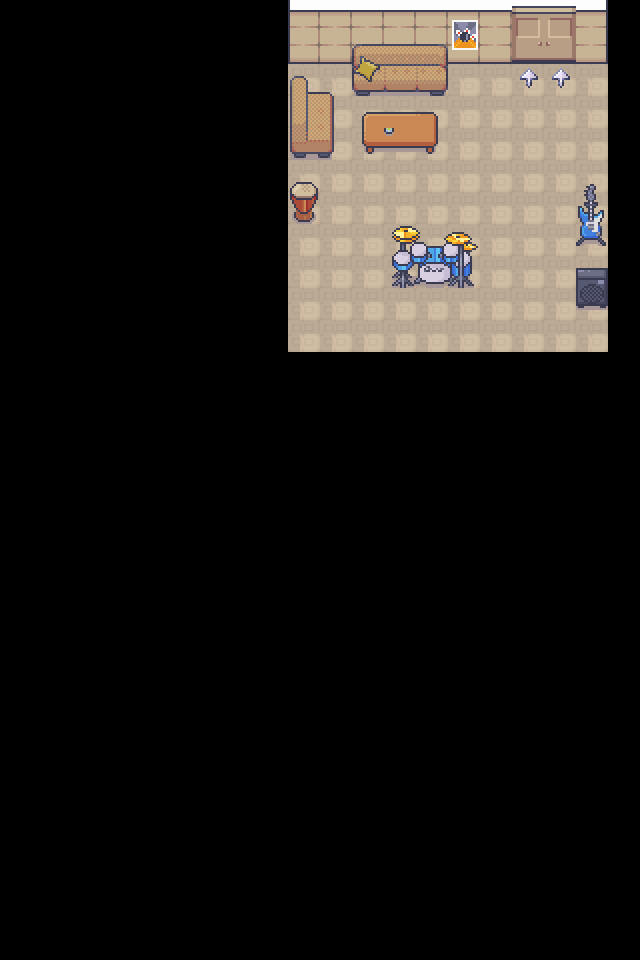

This is a level from a 2D game, rendered from its Tiled map with the project's own tilesets. A one-line summary and the complete map file follow:
An orthogonal 20x30 tile map with 32x32 px tiles, 4 tile layers (base_1, base_2, base_3, top), 3 tilesets and 15 objects (12x obstacle, 2x mob, shifter).

<map version="1.4" tiledversion="1.4.3" orientation="orthogonal" renderorder="right-down" width="20" height="30" tilewidth="32" tileheight="32" infinite="0" nextlayerid="6" nextobjectid="18">
 <tileset firstgid="1" source="tilesets/Tilesets_32x32.tsx" />
 <tileset firstgid="2321" source="tilesets/Interiors_32x32.tsx" />
 <tileset firstgid="9633" source="tilesets/UI_32x32.tsx" />
 <layer id="1" name="base_1" width="20" height="30">
  <data encoding="csv">
0,0,0,0,0,0,0,0,0,2028,2029,2029,2029,2029,2029,2029,2029,2029,2030,0,
0,0,0,0,0,0,0,0,0,2068,2069,2069,2069,2069,2069,2069,2069,2069,2070,0,
0,0,0,0,0,0,0,0,0,2184,2184,2184,2184,2184,2184,2184,2184,2184,2184,0,
0,0,0,0,0,0,0,0,0,2184,2184,2184,2184,2184,2184,2184,2184,2184,2184,0,
0,0,0,0,0,0,0,0,0,2184,2184,2184,2184,2184,2184,2184,2184,2184,2184,0,
0,0,0,0,0,0,0,0,0,2184,2184,2184,2184,2184,2184,2184,2184,2184,2184,0,
0,0,0,0,0,0,0,0,0,2184,2184,2184,2184,2184,2184,2184,2184,2184,2184,0,
0,0,0,0,0,0,0,0,0,2184,2184,2184,2184,2184,2184,2184,2184,2184,2184,0,
0,0,0,0,0,0,0,0,0,2184,2184,2184,2184,2184,2184,2184,2184,2184,2184,0,
0,0,0,0,0,0,0,0,0,2184,2184,2184,2184,2184,2184,2184,2184,2184,2184,0,
0,0,0,0,0,0,0,0,0,2184,2184,2184,2184,2184,2184,2184,2184,2184,2184,0,
0,0,0,0,0,0,0,0,0,0,0,0,0,0,0,0,0,0,0,0,
0,0,0,0,0,0,0,0,0,0,0,0,0,0,0,0,0,0,0,0,
0,0,0,0,0,0,0,0,0,0,0,0,0,0,0,0,0,0,0,0,
0,0,0,0,0,0,0,0,0,0,0,0,0,0,0,0,0,0,0,0,
0,0,0,0,0,0,0,0,0,0,0,0,0,0,0,0,0,0,0,0,
0,0,0,0,0,0,0,0,0,0,0,0,0,0,0,0,0,0,0,0,
0,0,0,0,0,0,0,0,0,0,0,0,0,0,0,0,0,0,0,0,
0,0,0,0,0,0,0,0,0,0,0,0,0,0,0,0,0,0,0,0,
0,0,0,0,0,0,0,0,0,0,0,0,0,0,0,0,0,0,0,0,
0,0,0,0,0,0,0,0,0,0,0,0,0,0,0,0,0,0,0,0,
0,0,0,0,0,0,0,0,0,0,0,0,0,0,0,0,0,0,0,0,
0,0,0,0,0,0,0,0,0,0,0,0,0,0,0,0,0,0,0,0,
0,0,0,0,0,0,0,0,0,0,0,0,0,0,0,0,0,0,0,0,
0,0,0,0,0,0,0,0,0,0,0,0,0,0,0,0,0,0,0,0,
0,0,0,0,0,0,0,0,0,0,0,0,0,0,0,0,0,0,0,0,
0,0,0,0,0,0,0,0,0,0,0,0,0,0,0,0,0,0,0,0,
0,0,0,0,0,0,0,0,0,0,0,0,0,0,0,0,0,0,0,0,
0,0,0,0,0,0,0,0,0,0,0,0,0,0,0,0,0,0,0,0,
0,0,0,0,0,0,0,0,0,0,0,0,0,0,0,0,0,0,0,0
</data>
 </layer>
 <layer id="2" name="base_2" width="20" height="30">
  <data encoding="csv">
0,0,0,0,0,0,0,0,0,0,0,0,0,0,3568,0,5764,2147489412,0,0,
0,0,0,0,0,0,0,0,0,0,0,7786,7788,7787,3584,0,5780,2147489428,0,0,
0,0,0,0,0,0,0,0,0,7854,7855,7802,7804,7803,0,0,9644,9644,0,0,
0,0,0,0,0,0,0,0,0,7870,7871,0,0,0,0,0,0,0,0,0,
0,0,0,0,0,0,0,0,0,7886,7887,2552,2553,2554,0,0,0,0,0,0,
0,0,0,0,0,0,0,0,0,0,0,0,0,0,0,0,0,0,0,0,
0,0,0,0,0,0,0,0,0,3456,0,0,0,0,0,0,0,0,0,0,
0,0,0,0,0,0,0,0,0,0,0,0,0,0,0,0,0,0,3323,0,
0,0,0,0,0,0,0,0,0,0,0,0,3556,3557,3558,0,0,0,0,0,
0,0,0,0,0,0,0,0,0,0,0,0,0,0,0,0,0,0,3488,0,
0,0,0,0,0,0,0,0,0,0,0,0,0,0,0,0,0,0,0,0,
0,0,0,0,0,0,0,0,0,0,0,0,0,0,0,0,0,0,0,0,
0,0,0,0,0,0,0,0,0,0,0,0,0,0,0,0,0,0,0,0,
0,0,0,0,0,0,0,0,0,0,0,0,0,0,0,0,0,0,0,0,
0,0,0,0,0,0,0,0,0,0,0,0,0,0,0,0,0,0,0,0,
0,0,0,0,0,0,0,0,0,0,0,0,0,0,0,0,0,0,0,0,
0,0,0,0,0,0,0,0,0,0,0,0,0,0,0,0,0,0,0,0,
0,0,0,0,0,0,0,0,0,0,0,0,0,0,0,0,0,0,0,0,
0,0,0,0,0,0,0,0,0,0,0,0,0,0,0,0,0,0,0,0,
0,0,0,0,0,0,0,0,0,0,0,0,0,0,0,0,0,0,0,0,
0,0,0,0,0,0,0,0,0,0,0,0,0,0,0,0,0,0,0,0,
0,0,0,0,0,0,0,0,0,0,0,0,0,0,0,0,0,0,0,0,
0,0,0,0,0,0,0,0,0,0,0,0,0,0,0,0,0,0,0,0,
0,0,0,0,0,0,0,0,0,0,0,0,0,0,0,0,0,0,0,0,
0,0,0,0,0,0,0,0,0,0,0,0,0,0,0,0,0,0,0,0,
0,0,0,0,0,0,0,0,0,0,0,0,0,0,0,0,0,0,0,0,
0,0,0,0,0,0,0,0,0,0,0,0,0,0,0,0,0,0,0,0,
0,0,0,0,0,0,0,0,0,0,0,0,0,0,0,0,0,0,0,0,
0,0,0,0,0,0,0,0,0,0,0,0,0,0,0,0,0,0,0,0,
0,0,0,0,0,0,0,0,0,0,0,0,0,0,0,0,0,0,0,0
</data>
 </layer>
 <layer id="3" name="base_3" width="20" height="30">
  <data encoding="csv">
0,0,0,0,0,0,0,0,0,0,0,0,0,0,0,0,0,0,0,0,
0,0,0,0,0,0,0,0,0,0,0,7789,0,0,0,0,0,0,0,0,
0,0,0,0,0,0,0,0,0,0,0,7805,0,0,0,0,0,0,0,0,
0,0,0,0,0,0,0,0,0,0,0,0,8151,0,0,0,0,0,0,0,
0,0,0,0,0,0,0,0,0,0,0,0,8167,0,0,0,0,0,0,0,
0,0,0,0,0,0,0,0,0,0,0,0,0,0,0,0,0,0,0,0,
0,0,0,0,0,0,0,0,0,0,0,0,0,0,0,0,0,0,0,0,
0,0,0,0,0,0,0,0,0,0,0,0,0,0,0,0,0,0,0,0,
0,0,0,0,0,0,0,0,0,0,0,0,0,0,0,0,0,0,0,0,
0,0,0,0,0,0,0,0,0,0,0,0,0,0,0,0,0,0,0,0,
0,0,0,0,0,0,0,0,0,0,0,0,0,0,0,0,0,0,0,0,
0,0,0,0,0,0,0,0,0,0,0,0,0,0,0,0,0,0,0,0,
0,0,0,0,0,0,0,0,0,0,0,0,0,0,0,0,0,0,0,0,
0,0,0,0,0,0,0,0,0,0,0,0,0,0,0,0,0,0,0,0,
0,0,0,0,0,0,0,0,0,0,0,0,0,0,0,0,0,0,0,0,
0,0,0,0,0,0,0,0,0,0,0,0,0,0,0,0,0,0,0,0,
0,0,0,0,0,0,0,0,0,0,0,0,0,0,0,0,0,0,0,0,
0,0,0,0,0,0,0,0,0,0,0,0,0,0,0,0,0,0,0,0,
0,0,0,0,0,0,0,0,0,0,0,0,0,0,0,0,0,0,0,0,
0,0,0,0,0,0,0,0,0,0,0,0,0,0,0,0,0,0,0,0,
0,0,0,0,0,0,0,0,0,0,0,0,0,0,0,0,0,0,0,0,
0,0,0,0,0,0,0,0,0,0,0,0,0,0,0,0,0,0,0,0,
0,0,0,0,0,0,0,0,0,0,0,0,0,0,0,0,0,0,0,0,
0,0,0,0,0,0,0,0,0,0,0,0,0,0,0,0,0,0,0,0,
0,0,0,0,0,0,0,0,0,0,0,0,0,0,0,0,0,0,0,0,
0,0,0,0,0,0,0,0,0,0,0,0,0,0,0,0,0,0,0,0,
0,0,0,0,0,0,0,0,0,0,0,0,0,0,0,0,0,0,0,0,
0,0,0,0,0,0,0,0,0,0,0,0,0,0,0,0,0,0,0,0,
0,0,0,0,0,0,0,0,0,0,0,0,0,0,0,0,0,0,0,0,
0,0,0,0,0,0,0,0,0,0,0,0,0,0,0,0,0,0,0,0
</data>
 </layer>
 <layer id="5" name="top" width="20" height="30">
  <data encoding="csv">
0,0,0,0,0,0,0,0,0,0,0,0,0,0,0,0,0,0,0,0,
0,0,0,0,0,0,0,0,0,0,0,0,0,0,0,0,0,0,0,0,
0,0,0,0,0,0,0,0,0,0,0,0,0,0,0,0,0,0,0,0,
0,0,0,0,0,0,0,0,0,0,0,2536,2537,2538,0,0,0,0,0,0,
0,0,0,0,0,0,0,0,0,0,0,0,0,0,0,0,0,0,0,0,
0,0,0,0,0,0,0,0,0,3440,0,0,0,0,0,0,0,0,3291,0,
0,0,0,0,0,0,0,0,0,0,0,0,0,0,0,0,0,0,3307,0,
0,0,0,0,0,0,0,0,0,0,0,0,3540,3541,3542,0,0,0,0,0,
0,0,0,0,0,0,0,0,0,0,0,0,0,0,0,0,0,0,3472,0,
0,0,0,0,0,0,0,0,0,0,0,0,0,0,0,0,0,0,0,0,
0,0,0,0,0,0,0,0,0,0,0,0,0,0,0,0,0,0,0,0,
0,0,0,0,0,0,0,0,0,0,0,0,0,0,0,0,0,0,0,0,
0,0,0,0,0,0,0,0,0,0,0,0,0,0,0,0,0,0,0,0,
0,0,0,0,0,0,0,0,0,0,0,0,0,0,0,0,0,0,0,0,
0,0,0,0,0,0,0,0,0,0,0,0,0,0,0,0,0,0,0,0,
0,0,0,0,0,0,0,0,0,0,0,0,0,0,0,0,0,0,0,0,
0,0,0,0,0,0,0,0,0,0,0,0,0,0,0,0,0,0,0,0,
0,0,0,0,0,0,0,0,0,0,0,0,0,0,0,0,0,0,0,0,
0,0,0,0,0,0,0,0,0,0,0,0,0,0,0,0,0,0,0,0,
0,0,0,0,0,0,0,0,0,0,0,0,0,0,0,0,0,0,0,0,
0,0,0,0,0,0,0,0,0,0,0,0,0,0,0,0,0,0,0,0,
0,0,0,0,0,0,0,0,0,0,0,0,0,0,0,0,0,0,0,0,
0,0,0,0,0,0,0,0,0,0,0,0,0,0,0,0,0,0,0,0,
0,0,0,0,0,0,0,0,0,0,0,0,0,0,0,0,0,0,0,0,
0,0,0,0,0,0,0,0,0,0,0,0,0,0,0,0,0,0,0,0,
0,0,0,0,0,0,0,0,0,0,0,0,0,0,0,0,0,0,0,0,
0,0,0,0,0,0,0,0,0,0,0,0,0,0,0,0,0,0,0,0,
0,0,0,0,0,0,0,0,0,0,0,0,0,0,0,0,0,0,0,0,
0,0,0,0,0,0,0,0,0,0,0,0,0,0,0,0,0,0,0,0,
0,0,0,0,0,0,0,0,0,0,0,0,0,0,0,0,0,0,0,0
</data>
 </layer>
 <objectgroup id="4" name="obstacles">
  <object id="1" name="obstacle" x="608" y="0" width="32" height="352" />
  <object id="2" name="obstacle" x="288" y="352" width="320" height="32" />
  <object id="4" name="obstacle" x="256" y="0" width="32" height="352" />
  <object id="5" name="obstacle" x="288" y="32" width="224" height="32" />
  <object id="6" name="obstacle" x="288" y="96" width="64" height="64" />
  <object id="7" name="obstacle" x="352" y="64" width="96" height="32" />
  <object id="8" name="obstacle" x="288" y="192" width="32" height="32" />
  <object id="9" name="obstacle" x="352" y="128" width="96" height="32" />
  <object id="11" name="mob" x="416" y="96" width="32" height="32">
   <properties>
    <property name="mob_id" value="Laufer" />
    <property name="move" value="" />
   </properties>
  </object>
  <object id="12" name="obstacle" x="576" y="32" width="64" height="32" />
  <object id="13" name="obstacle" x="576" y="224" width="32" height="32" />
  <object id="14" name="obstacle" x="576" y="288" width="32" height="32" />
  <object id="15" name="obstacle" x="384" y="256" width="96" height="32" />
  <object id="16" name="mob" x="416" y="288" width="32" height="32">
   <properties>
    <property name="mob_id" value="Kornél" />
    <property name="move" value="352,288;352,224;480,224;480,288" />
   </properties>
  </object>
  <object id="17" name="shifter" x="512" y="32" width="64" height="32">
   <properties>
    <property name="to_map" value="proba_folyoso" />
    <property name="to_position_x" value="256" />
    <property name="to_position_y" value="512" />
   </properties>
  </object>
 </objectgroup>
</map>
